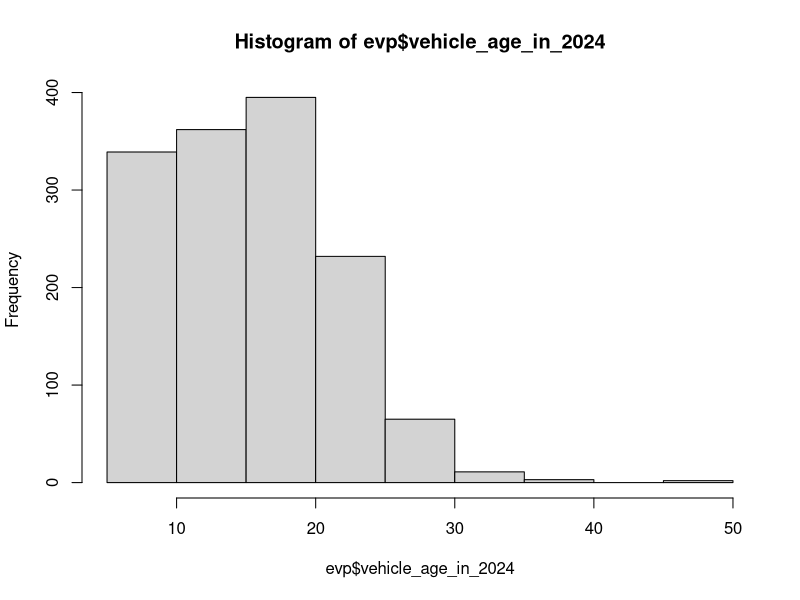

Source code (R):
# Working with data frames

# reading in a data file --------
evp <- read.csv(file="data/ev_police_jan.csv")

# it has columns and rows. Let's look at it
View(evp)

ncol(evp) # number of columns/features in data frame
nrow(evp) # number of rows/observations in data frame


# what are the features?
names(evp)


# each column is a vector that can be accessed with $
evp$subject_race
evp$subject_sex


table(evp$vehicle_make) # operations on vectors




# Indexing : dataframe[ row indices, col indices ] --------

## indexing by position --------
evp[1,1]
evp[1,]
evp[,1]

evp[1:10, ]


## indexing by name --------
evp[, "location"]
evp[, c("subject_sex", "subject_race", "location")]


## boolean indexing --------
evp[evp$vehicle_make == "CADI", ]
evp[evp$vehicle_year > 2010, ]

evp[evp$vehicle_make == "CADI", "vehicle_year" ] # row and column indexing with boolean condition


# make new columns in a data frame --------
evp$vehicle_age_in_2024 <- 2024 - evp$vehicle_year
View(evp)
names(evp)

# simple histogram 
hist(evp$vehicle_age_in_2024)

# simple statistics
mean(evp$vehicle_age_in_2024, na.rm=TRUE)



